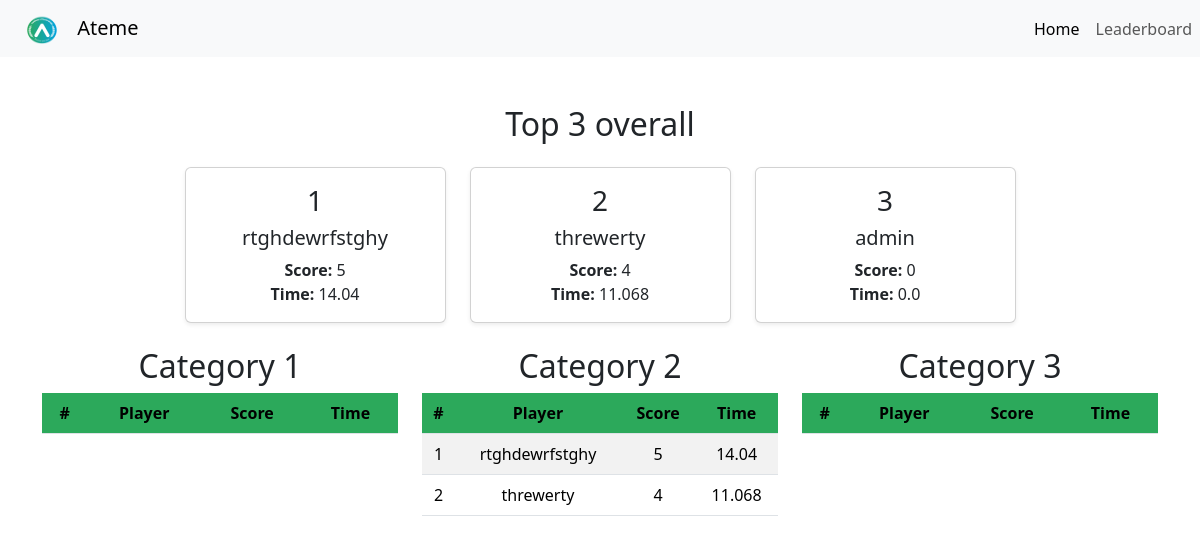
The page /leaderboard on the database as committed earlier.
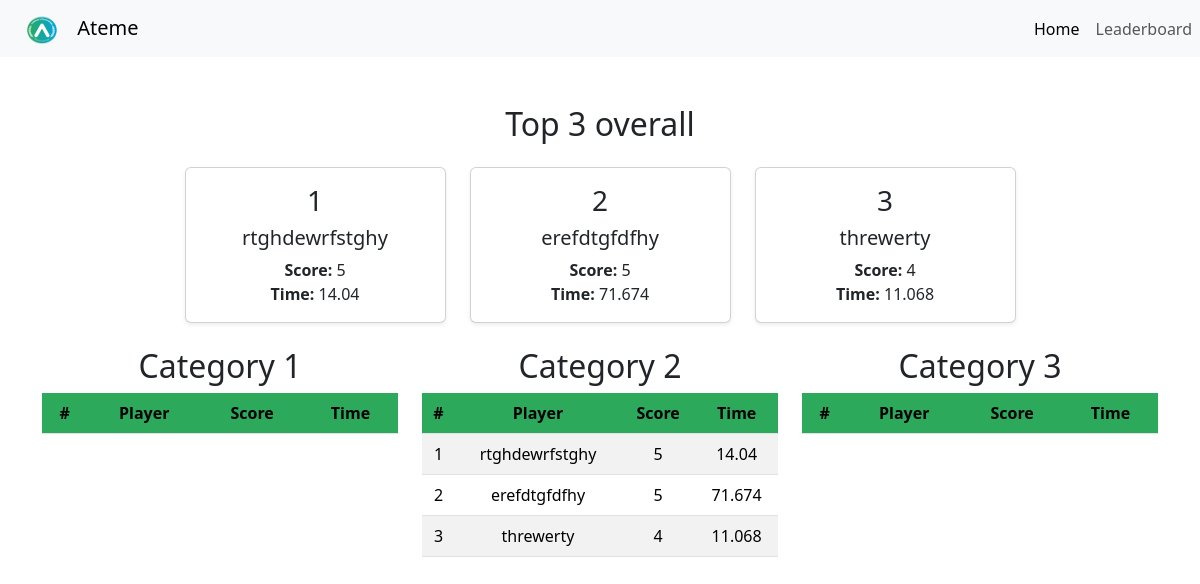
The same page on the database as committed later.
### app/models.py (models this page shows, shortened)
class User(db.Model):
    id: so.Mapped[int] = so.mapped_column(primary_key=True)
    username: so.Mapped[str] = so.mapped_column(sa.String(64), index=True)
    email: so.Mapped[str] = so.mapped_column(sa.String(128), index=True)
    score: so.Mapped[int] = so.mapped_column(sa.Integer, index=True, default=0)
    time_taken: so.Mapped[float] = so.mapped_column(sa.Float, index=True, default=0)
    quiz_type: so.Mapped[int] = so.mapped_column(sa.Integer, index=True, default=0)
    day_taken: so.Mapped[datetime] = so.mapped_column(sa.DateTime, index=True, default=datetime.now())

### app/main/routes.py (the view)
@bp.route('/leaderboard')
def leaderboard():
  users = User.query.order_by(User.score.desc(), User.time_taken.asc()).all()
  type1_users = [u for u in users if u.quiz_type == 1]
  type2_users = [u for u in users if u.quiz_type == 2]
  type3_users = [u for u in users if u.quiz_type == 3]
  top_users = sorted(users, key=lambda u: (-u.score, u.time_taken))[:3]
  return render_template('leaderboard.html', title='Leaderboard', type1_users=type1_users, type2_users=type2_users, type3_users=type3_users, top_users=top_users)

### app/templates/leaderboard.html (shortened to what this page needs)
{% extends "base.html" %}
{% block content %}
<div class="container mt-5">
  <h2 class="text-center mb-4">Top 3 overall</h2>
  <div class="row justify-content-center text-center">
    {% for user in top_users%}
    <div class="col-md-3">
      <div class="card shadow-sm mb-4">
        <div class="card-body">
          <h3>
            {% if loop.index == 1 %} 1
            {% elif loop.index == 2 %} 2
            {% elif loop.index == 3 %} 3
            {% endif %}
          </h3>
          <h5 class="card-title">{{ user.username }}</h5>
          <p class="card-text">
            <strong>Score:</strong> {{ user.score }}<br>
            <strong>Time:</strong> {{ user.time_taken }}
          </p>
        </div>
      </div>
    </div>
    {% endfor %}
  </div>
  <div class="row">
    <div class="col-md-4">
      <h2 class="text-center">Category 1</h2>
      <div class="table-responsive">
        <table class="table table-striped table-hover text-center align-middle">
          <thead>
            <tr>
              <th>#</th>
              <th>Player</th>
              <th>Score</th>
              <th>Time</th>
            </tr>
          </thead>
        </table>
      </div>
    </div>
    <div class="col-md-4">
      <h2 class="text-center">Category 2</h2>
      <div class="table-responsive">
        <table class="table table-striped table-hover text-center align-middle">
          <thead>
            <tr>
              <th>#</th>
              <th>Player</th>
              <th>Score</th>
              <th>Time</th>
            </tr>
          </thead>
          <tbody>
            {% for user in type2_users %}
            <tr>
              <td>{{ loop.index }}</td>
              <td>{{ user.username }}</td>
              <td>{{ user.score }}</td>
              <td>{{ user.time_taken }}</td>
            </tr>
            {% endfor %}
          </tbody>
        </table>
      </div>
    </div>
    <div class="col-md-4">
      <h2 class="text-center">Category 3</h2>
      <div class="table-responsive">
        <table class="table table-striped table-hover text-center align-middle">
          <thead>
            <tr>
              <th>#</th>
              <th>Player</th>
              <th>Score</th>
              <th>Time</th>
            </tr>
          </thead>
        </table>
      </div>
    </div>
  </div>
</div>
{% endblock %}

### app/templates/base.html (shortened to what this page needs)
<!doctype html>
<html lang="en">
  <head>
    <link
        href="https://cdn.jsdelivr.net/npm/bootstrap@5.3.2/dist/css/bootstrap.min.css"
        rel="stylesheet"
>
        <link rel="stylesheet" href="{{ url_for('static', filename='styles.css') }}">
  </head>
  <body>
    <nav class="navbar navbar-expand-lg bg-body-tertiary">
        <div class= "container-fluid">
            <a class="navbar-brand" href="#">
                <img src="{{ url_for('static', filename='images/LOGO-Transparent-big.png')}}" alt="logo" width="60" height="30" class="d-inline-block align-text-top">
                Ateme
            </a>
        </div>
        <div class="collapse navbar-collapse">
            <ul class="navbar-nav me-auto mb-2 mb-lg-0">
                <li class="nav_item">
                    <a class="nav-link active" href="{{ url_for('main.index')}}">Home</a>
                </li>
                <li class="nav-item">
                    <a class="nav-link" href="{{ url_for('main.leaderboard')}}">Leaderboard</a>
                </li>
            </ul>
        </div>
    </nav>
    {% block content %}{% endblock %}
  </body>
</html>

### app/static/styles.css (style rules this page uses)
thead { --bs-table-bg: #2CA95B; color: white; }

Rows that differ between the two databases and show on the page:
no longer on this page (row unchanged): User: shows "3", username "admin", score "0", time_taken "0.0", shown under "Top 3 overall"
added User: shows "2", username "erefdtgfdfhy", score "5", time_taken "71.674"
computed for User "threwerty": text "2" → "3"
